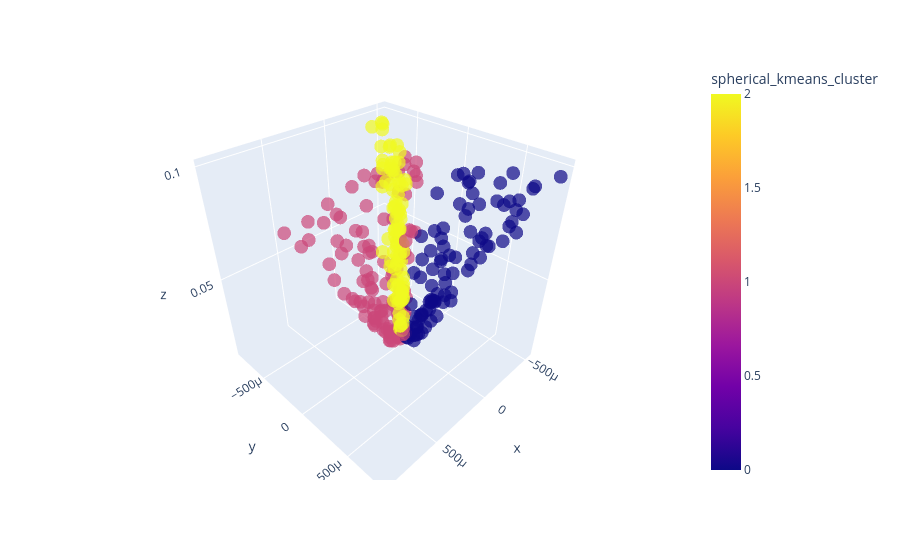

The code cell stored with this chart in its notebook:
### Code cell
# perform spherical k-means clustering
n_clusters = 3
spherical_kmeans = SphericalKMeans(n_clusters=n_clusters, max_iter=100, tol=1e-6)
spherical_kmeans.fit(data)
spherical_labels = spherical_kmeans.labels_
# plot the spherical k-means clusters in 3d
df['spherical_kmeans_cluster'] = spherical_labels
fig = px.scatter_3d(df, x='x', y='y', z='z', color='spherical_kmeans_cluster', opacity=0.7)
fig.show()

### Figure 1 — Plotly figure (JSON) as saved in the notebook; plotly's stock layout.template omitted (floating-point values rounded to 4 significant figures; data arrays with more than 128 entries replaced by an {"elided": "..."} marker saying what was removed)
{"data": [{"hovertemplate": "x=%{x}<br>y=%{y}<br>z=%{z}<br>spherical_kmeans_cluster=%{marker.color}<extra></extra>", "legendgroup": "", "marker": {"color": {"elided": "300 int values"}, "coloraxis": "coloraxis", "opacity": 0.7, "symbol": "circle"}, "mode": "markers", "name": "", "scene": "scene", "showlegend": false, "type": "scatter3d", "x": {"elided": "300 float values"}, "y": {"elided": "300 float values"}, "z": {"elided": "300 float values"}}], "layout": {"coloraxis": {"colorbar": {"title": {"text": "spherical_kmeans_cluster"}}, "colorscale": [[0, "#0d0887"], [0.1111, "#46039f"], [0.2222, "#7201a8"], [0.3333, "#9c179e"], [0.4444, "#bd3786"], [0.5556, "#d8576b"], [0.6667, "#ed7953"], [0.7778, "#fb9f3a"], [0.8889, "#fdca26"], [1, "#f0f921"]]}, "legend": {"tracegroupgap": 0}, "margin": {"t": 60}, "scene": {"domain": {"x": [0, 1], "y": [0, 1]}, "xaxis": {"title": {"text": "x"}}, "yaxis": {"title": {"text": "y"}}, "zaxis": {"title": {"text": "z"}}}}}
